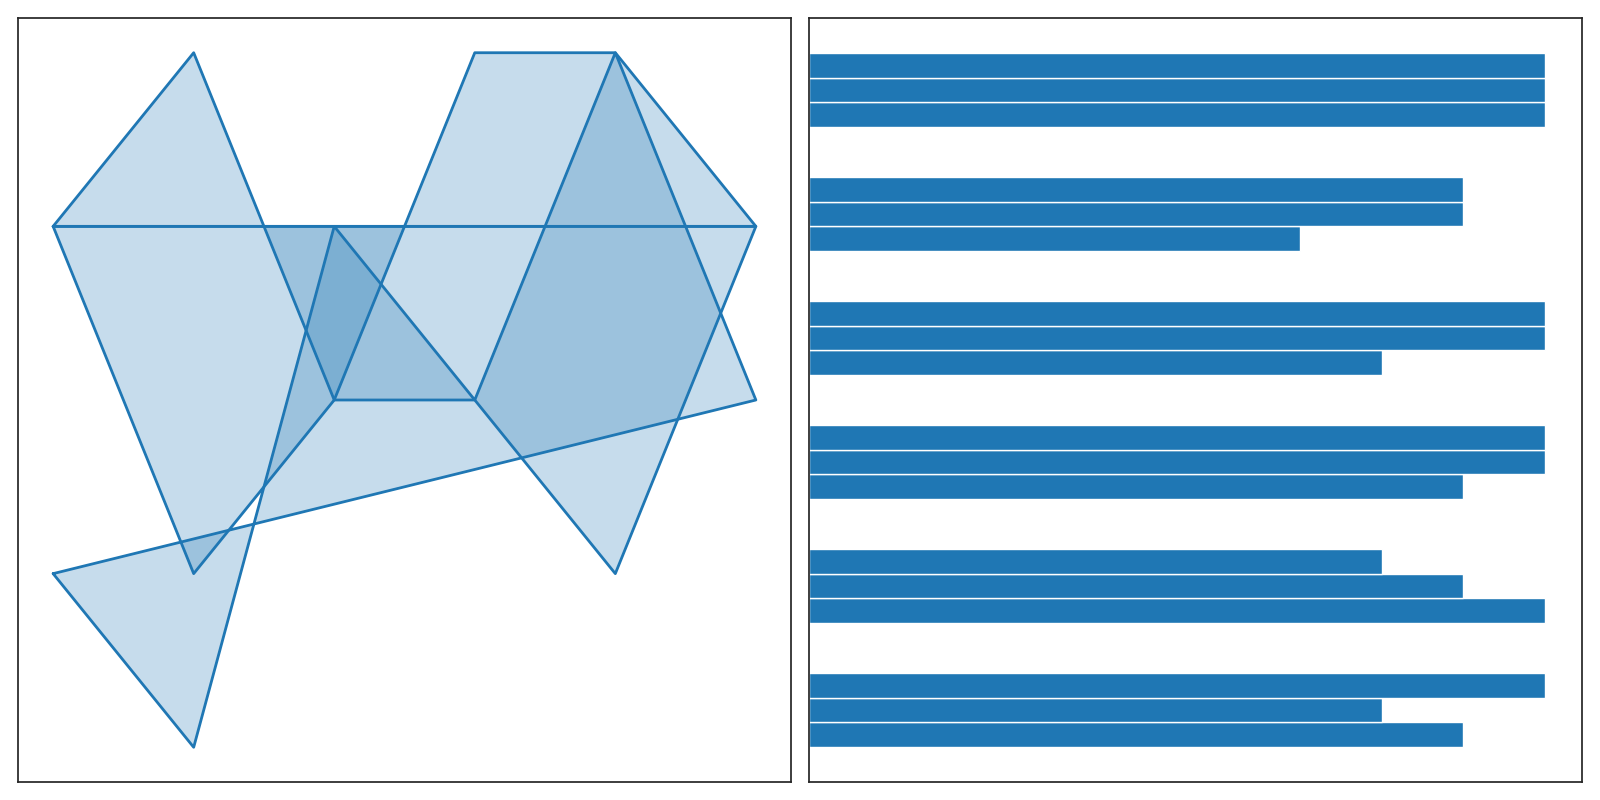

Write Python code to recreate this figure.
import matplotlib.pyplot as plt
import numpy as np

proficiency_healthcare = [6, 5, 8, 7, 9, 7]
proficiency_finance = [8, 9, 7, 7, 6, 8]
proficiency_technology = [8, 6, 7, 9, 9, 8]

proficiency_projection_2030 = {
    'Healthcare': [8, 9, 8, 7, 6, 9],
    'Finance': [7, 8, 9, 9, 8, 9],
    'Technology': [9, 7, 9, 9, 8, 9]
}

num_vars = len(proficiency_healthcare)
angles = np.linspace(0, 2 * np.pi, num_vars, endpoint=False).tolist()

proficiency_healthcare += proficiency_healthcare[:1]
proficiency_finance += proficiency_finance[:1]
proficiency_technology += proficiency_technology[:1]
angles += angles[:1]

single_color = '#1f77b4'

fig, axs = plt.subplots(1, 2, figsize=(16, 8))

ax = axs[0]
ax.plot(angles, proficiency_healthcare, linewidth=2, linestyle='solid', color=single_color)
ax.fill(angles, proficiency_healthcare, alpha=0.25, color=single_color)
ax.plot(angles, proficiency_finance, linewidth=2, linestyle='solid', color=single_color)
ax.fill(angles, proficiency_finance, alpha=0.25, color=single_color)
ax.plot(angles, proficiency_technology, linewidth=2, linestyle='solid', color=single_color)
ax.fill(angles, proficiency_technology, alpha=0.25, color=single_color)
ax.set_yticklabels([])
ax.set_xticks([])
ax.set_yticks([])

ax2 = axs[1]
height = 0.2  
y = np.arange(num_vars)

ax2.barh(y - height, proficiency_projection_2030['Healthcare'], height, color=single_color)
ax2.barh(y, proficiency_projection_2030['Finance'], height, color=single_color)
ax2.barh(y + height, proficiency_projection_2030['Technology'], height, color=single_color)

ax2.set_yticks([])
ax2.set_xticks([])

plt.tight_layout()
plt.show()
